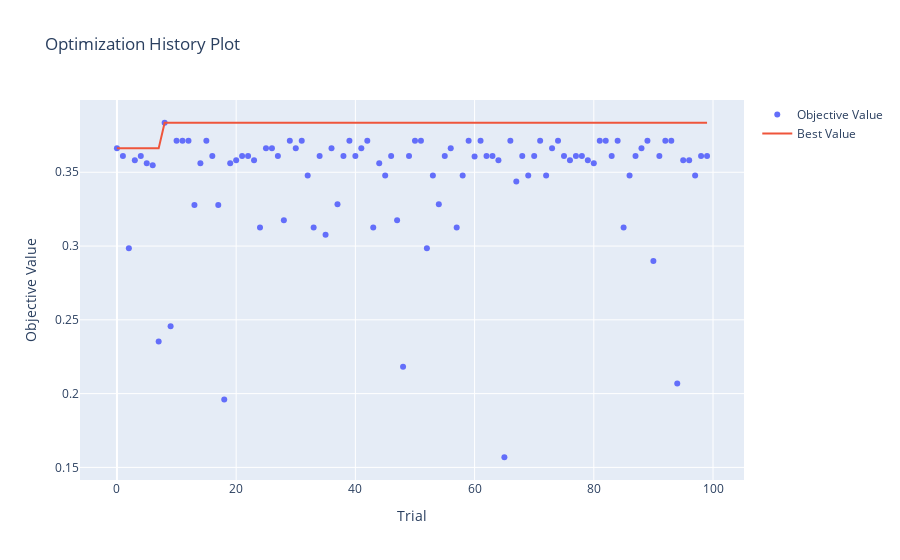

This figure's notebook cell:
### Code cell
# Visualizar el historial de optimización
plot_optimization_history(study)
